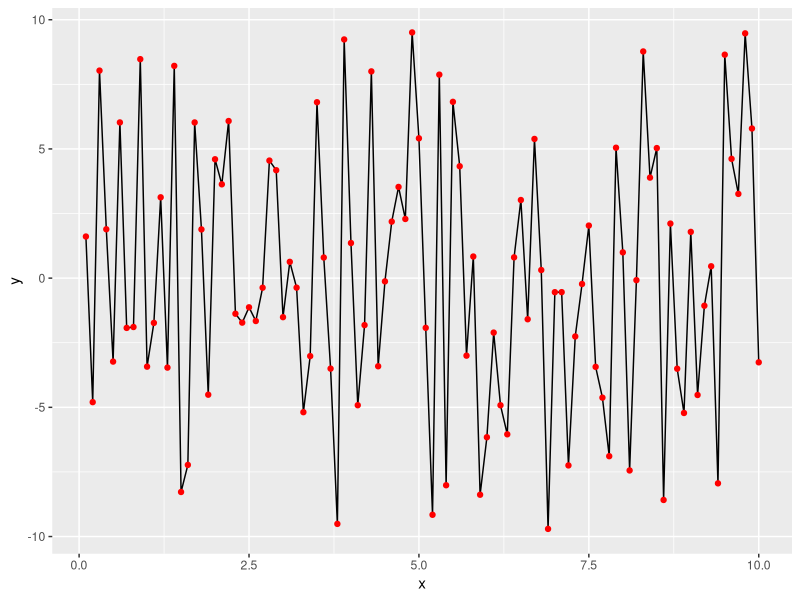
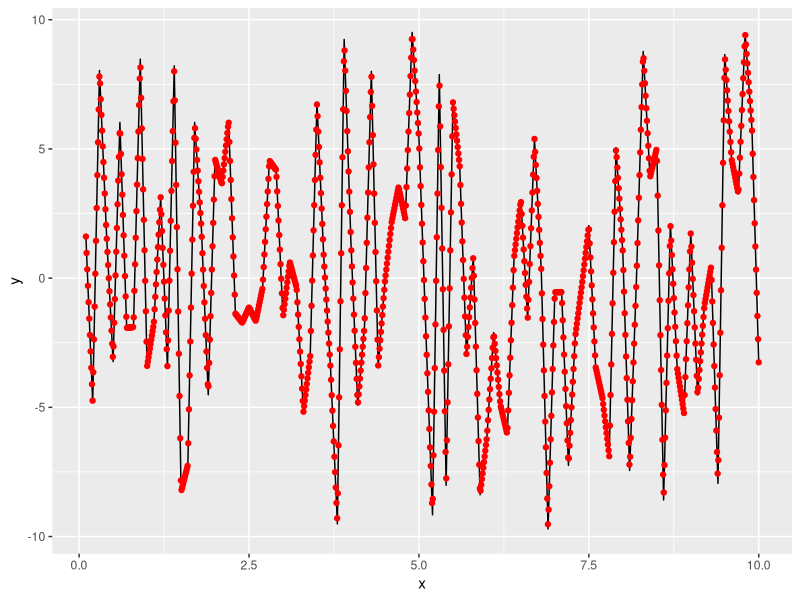

Source code (R) for these figures, in order:
## ---- chunk 1
library(tidyverse)

relu = function(input) {
  max(0, input)
}
## ---- chunk 2
noise_data = tibble(x = (1:100)/10) %>% 
  mutate(y = runif(n = nrow(.), min = -10, max = 10))

noise_data

## ---- chunk 3

ordered_data = noise_data %>% 
  arrange(x)

weights_1 = rep(1, nrow(ordered_data)) %>% as.matrix()

biases_1 = -1 * ordered_data$x %>% as.matrix()

weights_out = c()

for (i in 2:nrow(ordered_data)) {
  weights_out = c(weights_out,
                  (ordered_data$y[i] - ordered_data$y[i-1])/(ordered_data$x[i] - ordered_data$x[i-1]) - sum(weights_out)
  )  
}
weights_out = c(weights_out, 0)
weights_out = weights_out %>%  matrix(nrow = 1)
#c(c(),(ordered_data$y[2] - ordered_data$y[1])/(ordered_data$x[2] - ordered_data$x[1]), 3)
biases_out = ordered_data$y[1]

weights_1 %>% as.data.frame()
biases_1 %>% as.data.frame()
weights_out %>% as.data.frame()
biases_out %>% as.data.frame()

nnet_predict = function(input_x){
  tmp_matr = weights_1 %*% input_x + biases_1 
  tmp_matr = map_dbl(tmp_matr, relu) %>% as.matrix()
  tmp_matr = weights_out %*% tmp_matr + biases_out
  tmp_matr
}
## ---- chunk 4
noise_data = noise_data %>% 
  mutate(predictions = map_dbl(.$x,
        nnet_predict))

noise_data %>% 
  ggplot(aes(x,y)) +
  geom_line() +
  geom_point(aes(x, predictions), color = "red")

noise_data_hi_freq = tibble(x = seq(from = min(noise_data$x), to = max(noise_data$x),
                                    length.out = 10*length(noise_data$x))) %>% 
  mutate(predictions = map_dbl(.$x,
        nnet_predict))
# noise_data_hi_freq

noise_data %>% 
  ggplot(aes(x,y)) +
  geom_line() +
  geom_point(data = noise_data_hi_freq,
            aes(x, predictions), color = "red")
